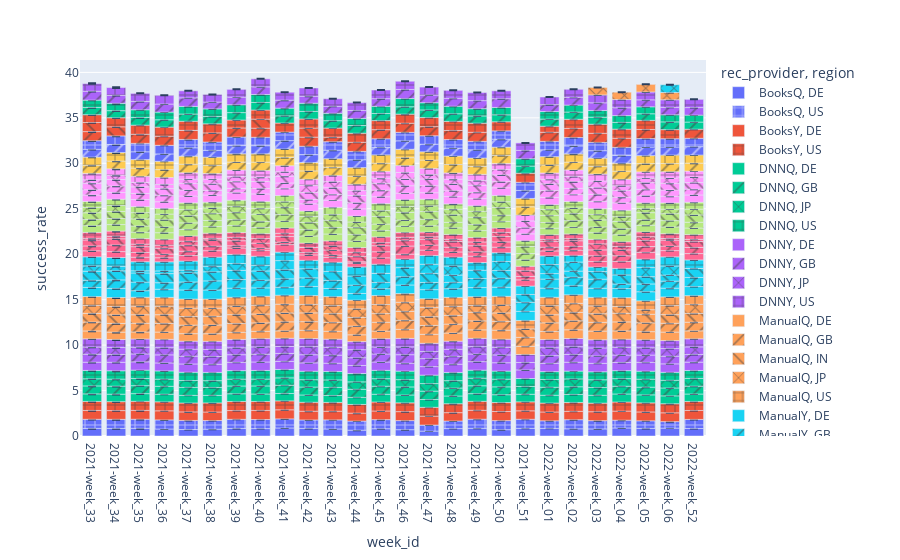

Source (notebook cell):
### Markdown cell above
#### q24- Present WoW table/graph with success rate and CI (see image below) per region and rec provider

### Code cell
df24 = rate_and_ci_groupby(ad_recs_annotated,'week_id','region', 'rec_provider')

df24['success_CI_rang']  = (df22.success_CI_lower_upper_range.apply(lambda x: x[2]))

fig = px.bar(df24, x="week_id", y="success_rate", pattern_shape="region" ,color= "rec_provider" ,error_y = "success_CI_rang" )
fig.show()
df24
